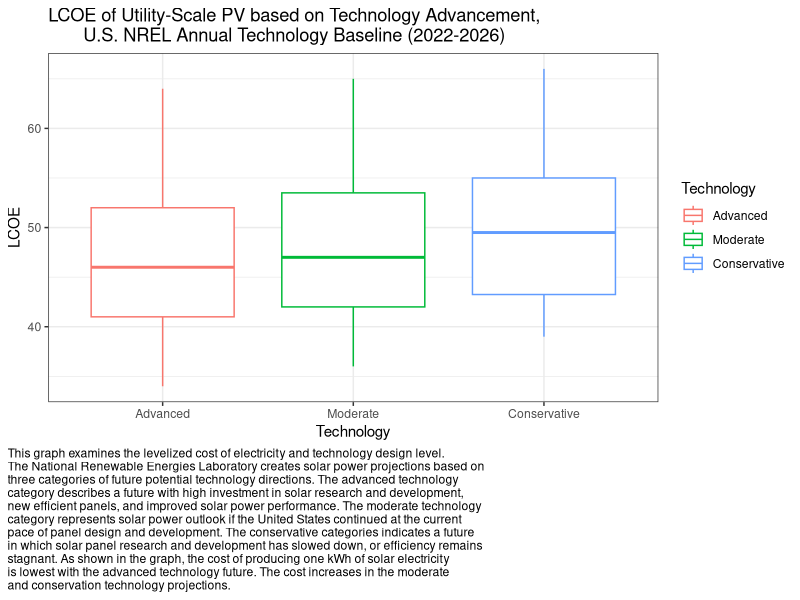
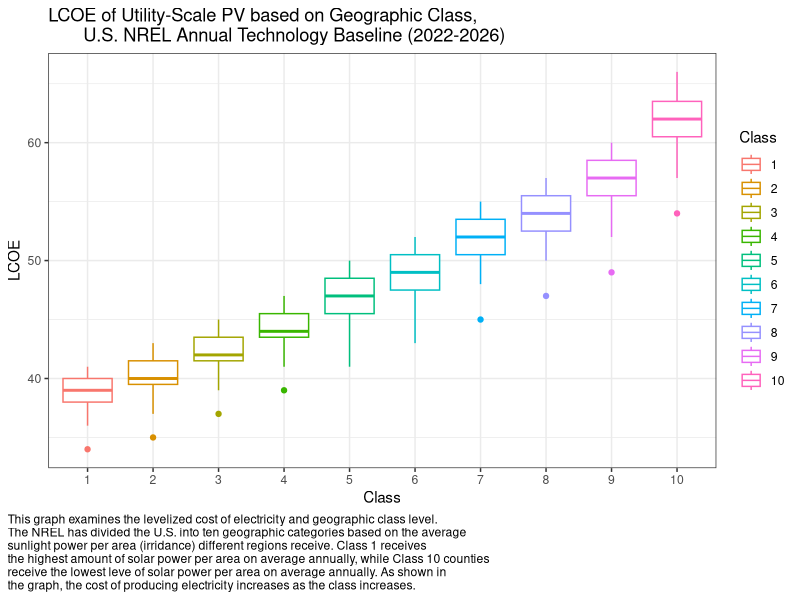
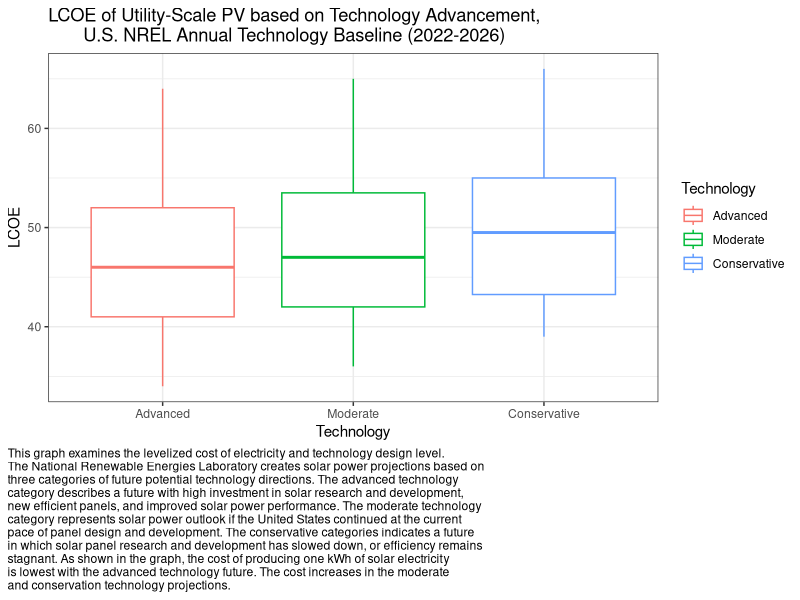
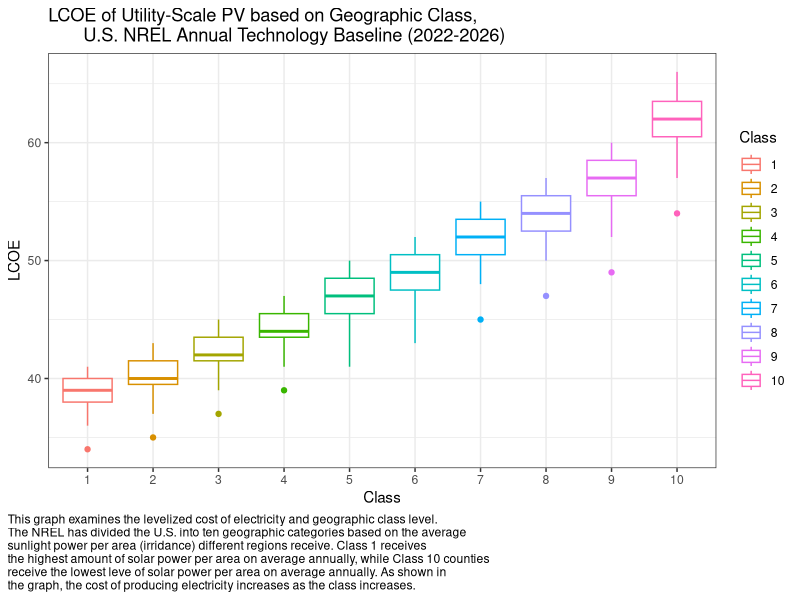

These charts were generated, in order, by the following R code: (Note: this script raises an error after producing the figures.)
## ---- chunk 1
library(tidyverse)
library(plyr)
library(dplyr)
library(here)
library(readxl)
#install.packages("openxlsx")
library(openxlsx)
getwd()
## ---- chunk 2
Processed_ATB <- read_csv("Solar_ATB_Long.csv")

view(Processed_ATB)

## ---- chunk 3
# Delete the first two columns 
Processed_ATB <- Processed_ATB[,-1]

# Factorize technology
Processed_ATB$Technology = factor (Processed_ATB$Technology, 
                levels = c("Advanced","Moderate","Conservative"))
Processed_ATB$Class = factor (Processed_ATB$Class, 
                levels = c(1,2,3,4,5,6,7,8,9,10))
## ---- chunk 4
# Visualization
# Use Rice Rule(2n^(1/3)) to determine bin size
2*150^(1/3) #10.62, Bin size = 11

# Graph relationship of technology type to LCOE
techplot <- ggplot(data = Processed_ATB, aes(x=Technology,y=LCOE,color=Technology))+
  geom_boxplot()+
  theme_bw() + 
  labs(title = "LCOE of Utility-Scale PV based on Technology Advancement,
       U.S. NREL Annual Technology Baseline (2022-2026)",
       caption =
"This graph examines the levelized cost of electricity and technology design level.
The National Renewable Energies Laboratory creates solar power projections based on
three categories of future potential technology directions. The advanced technology
category describes a future with high investment in solar research and development,
new efficient panels, and improved solar power performance. The moderate technology
category represents solar power outlook if the United States continued at the current
pace of panel design and development. The conservative categories indicates a future
in which solar panel research and development has slowed down, or efficiency remains
stagnant. As shown in the graph, the cost of producing one kWh of solar electricity
is lowest with the advanced technology future. The cost increases in the moderate
and conservation technology projections.") +
  theme(plot.caption.position = "plot",
        plot.caption = element_text(hjust = 0)) 

techplot

ggsave(techplot,
       filename = "Tech_Plot.jpg",
       height = 15,
       width = 15,
       units = "cm")

# We can see Advanced technology has lowest LCOE, and conservative ones have higher LCOE

## ---- chunk 5
# Graph relationship of Class type to LCOE
classplot <- ggplot(data = Processed_ATB, aes(y=LCOE, x= Class,color=Class))+
  geom_boxplot()+
  #facet_wrap(~Class)+
  theme_bw() + 
  labs(title = "LCOE of Utility-Scale PV based on Geographic Class,
       U.S. NREL Annual Technology Baseline (2022-2026)",
       caption =
"This graph examines the levelized cost of electricity and geographic class level.
The NREL has divided the U.S. into ten geographic categories based on the average
sunlight power per area (irridance) different regions receive. Class 1 receives 
the highest amount of solar power per area on average annually, while Class 10 counties
receive the lowest leve of solar power per area on average annually. As shown in
the graph, the cost of producing electricity increases as the class increases.") +
  theme(plot.caption.position = "plot",
        plot.caption = element_text(hjust = 0)) 

classplot

ggsave(classplot,
       filename = "Class_Plot.jpg",
       height = 12,
       width = 15,
       units = "cm")


## ---- chunk 6
# Evaluate whether independent variables are normally distributed
ggplot(data = Processed_ATB, aes(Net_Capacity_Factor))+
  geom_histogram(bins=11)+
  theme_bw()

ggplot(data = Processed_ATB, aes(Annual_Generation_MWh))+
  geom_histogram(bins=11)+
  theme_bw()

ggplot(data = Processed_ATB, aes(CAPEX))+
  geom_histogram(bins=11)+
  theme_bw()

ggplot(data = Processed_ATB, aes(Construction_Finance_Costs))+
  geom_histogram(bins=11)+
  theme_bw()

ggplot(data = Processed_ATB, aes(Overnight_Capital_Costs))+
  geom_histogram(bins=11)+
  theme_bw()

ggplot(data = Processed_ATB, aes(Fixed_OM_Costs))+
  geom_histogram(bins=11)+
  theme_bw()

ggplot(data = Processed_ATB, aes(Grid_Connection_Costs))+
  geom_histogram(bins=11)+
  theme_bw()

## ---- chunk 7
# Graph relationship between capacity factor and LCOE
cap_fac_plot <- ggplot(data = Processed_ATB, aes(y=LCOE, x=Net_Capacity_Factor,
                                 color=Technology))+
  geom_jitter()+
  labs(x= "Net Capacity Factor (%)",
       y = "LCOE ($/MWh)")+
  theme_bw() +  
  labs(title = "LCOE of Utility-Scale PV based on Net Capacity Factor,
       U.S. NREL Annual Technology Baseline (2022-2026)",
       caption =
"This graph examines the levelized cost of electricity and net capacity factor.
As net capacity factor increases, the cost of producing each additional unit
of electricity (the LCOE) decreases. The technology categories are scattered,
though conservation technology predictions tend to have a higher LCOE.") +
  theme(plot.caption.position = "plot",
        plot.caption = element_text(hjust = 0)) 

cap_fac_plot 

ggsave(cap_fac_plot ,
       filename = "Cap_Fac_Plot.jpg",
       height = 12,
       width = 15,
       units = "cm")
# We can see that capacity factor is negatively related to LCOE. Conservative technology tends to cause higher LCOE.
## ---- chunk 8
# Graph relationship between capacity factor and LCOE
genplot1 <- ggplot(data = Processed_ATB, aes(y=LCOE, x=Annual_Generation_MWh,
                                 color = Class)) +
  geom_jitter()+
  labs(x= "Annual Energy Production (MWh)",
       y = "LCOE ($/MWh)")+ #Please check if it is MWh
  theme_bw() +  
  labs(title = "LCOE of Utility-Scale PV based on Annual Energy Production,
       U.S. NREL Annual Technology Baseline (2022-2026)",
       caption =
"This graph examines the levelized cost of electricity and annual energy
production. As production increases, the cost of producing each additional unit
of electricity (the LCOE) decreases. Of interest, Class 1 observations have the
highest energy annual production and Class 10 observations have the lowest
annual energy generation.") +
  theme(plot.caption.position = "plot",
        plot.caption = element_text(hjust = 0)) 

genplot1

ggsave(genplot1,
       filename = "Gen_Plot_Class.jpg",
       height = 12,
       width = 15,
       units = "cm")

# Annual Energy production is negatively related to LCOE. It is also interesting 
# to see that each class is stacked in three, with class 1 having highest production 
# and lowest LCOE, and class 10 on the opposite end.
## ---- chunk 9
# Graph relationship between capacity factor and LCOE
genplot2 <- ggplot(data = Processed_ATB, aes(y=LCOE, x=Annual_Generation_MWh,
                                 color = Technology)) +
  geom_jitter()+
  labs(x= "Annual Energy Production (MWh)",
       y = "LCOE ($/MWh)")+ #Please check if it is MWh
  theme_bw() +  
  labs(title = "LCOE of Utility-Scale PV based on Annual Energy Production,
       U.S. NREL Annual Technology Baseline (2022-2026)",
       caption =
"This graph examines the levelized cost of electricity and annual energy
production. As production increases, the cost of producing each additional unit
of electricity (the LCOE) decreases.") +
  theme(plot.caption.position = "plot",
        plot.caption = element_text(hjust = 0)) 

genplot2

ggsave(genplot2,
       filename = "Gen_Plot_Tech.jpg",
       height = 12,
       width = 15,
       units = "cm")

# Annual Energy production is negatively related to LCOE. It is also interesting 
# to see that each class is stacked in three, with class 1 having highest production 
# and lowest LCOE, and class 10 on the opposite end.
## ---- chunk 10
# Evaluate correlation between net capacity factor and annual energy production
# since they are the only two continuous variables.
cor.test(x=Processed_ATB$Net_Capacity_Factor, y=Processed_ATB$Annual_Generation_MWh)
# The results showed that capacity factor is correlated to annual energy production,
# therefore we need to place them in different models.
## ---- chunk 11
# Final check: how capacity factor relates to annual energy production

#view(Processed_ATB)
class_cor_graph <- ggplot(data = Processed_ATB,
                          aes(y=Annual_Generation_MWh,
                             x=Net_Capacity_Factor, color = Class)) + geom_jitter() +
  theme_bw() +   
  labs(title = "Examining Correlation of Annual Energy Production
       and Net Capacity Factor",
       x = "Net Capacity Factor (%)",
       y = "Annual Energy Generation (MWh)",
       caption =
"This graph examines any correlation between annual energy production and net
capacity factor, identifying different geographic classes. As demonstrated
visually, annual energy production and net capacity factor has a strong, positive,
linear correlation. These two variables cannot be used as predictors in the same model.

Moreover, the categorical variable of class appears correlated to both annual
energy production and net capacity factor. Class 1, the regions with the highest
irradiance (solar power per square meter) has both the highest energy production
and the highest net capacity. Similarly, Class 10 (regions with the lowest solar
power per square meter) has the lowest energy production and the lowest capacity
factor. Based on this visualization, geographic class should not be combined with
annual energy production or net capacity factor in a linear model when predicting LCOE.") +
  theme(plot.caption.position = "plot",
        plot.caption = element_text(hjust = 0))
  class_cor_graph
  
  ggsave(class_cor_graph,
       filename = "class_cor_graph.jpg",
       height = 15,
       width = 15,
       units = "cm")
  
  
## ---- chunk 12
# Correlation check between categorical variables and continuous variable
ggplot(data = Processed_ATB, aes(x=Technology,y=Net_Capacity_Factor))+
  geom_boxplot()+
  theme_bw()

ggplot(data = Processed_ATB, aes(x=Technology,y=Annual_Generation_MWh))+
  geom_boxplot()+
  theme_bw()

ggplot(data = Processed_ATB, aes(x=Class,y=Net_Capacity_Factor))+
  geom_boxplot()+
  theme_bw()

ggplot(data = Processed_ATB, aes(x=Class,y=Annual_Generation_MWh))+
  geom_boxplot()+
  theme_bw()
